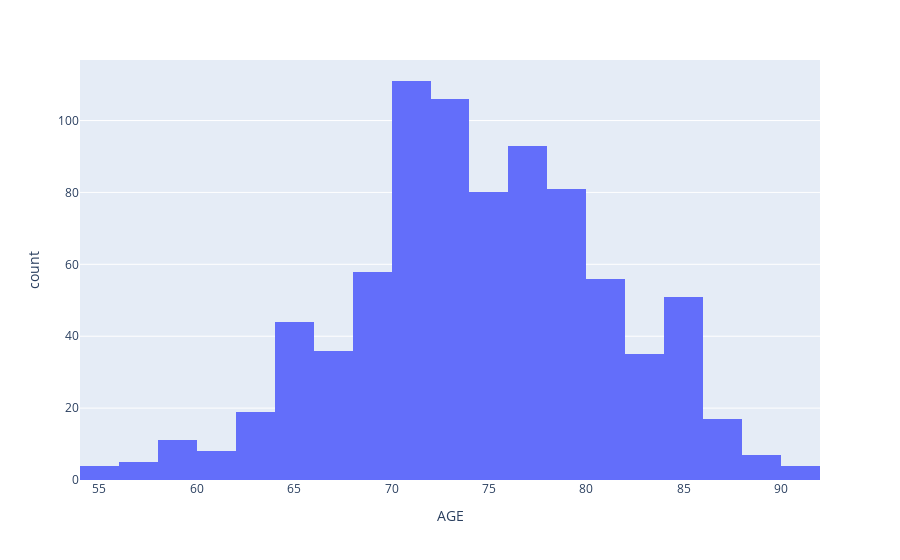

Source (notebook cell):
### Code cell
px.histogram(data_frame=adni.diag, x="AGE", nbins=30, title=f"Distribution of the {AGE} variable in the ADNI dataset")

### Figure 1 — Plotly figure (JSON) as saved in the notebook; plotly's stock layout.template omitted (floating-point values rounded to 4 significant figures; data arrays with more than 128 entries replaced by an {"elided": "..."} marker saying what was removed)
{"data": [{"alignmentgroup": "True", "bingroup": "x", "hovertemplate": "AGE=%{x}<br>count=%{y}<extra></extra>", "legendgroup": "", "marker": {"color": "#636efa", "pattern": {"shape": ""}}, "name": "", "nbinsx": 30, "offsetgroup": "", "orientation": "v", "showlegend": false, "type": "histogram", "x": {"elided": "826 float values"}, "xaxis": "x", "yaxis": "y"}], "layout": {"barmode": "relative", "legend": {"tracegroupgap": 0}, "margin": {"t": 60}, "xaxis": {"anchor": "y", "domain": [0, 1], "title": {"text": "AGE"}}, "yaxis": {"anchor": "x", "domain": [0, 1], "title": {"text": "count"}}}}
